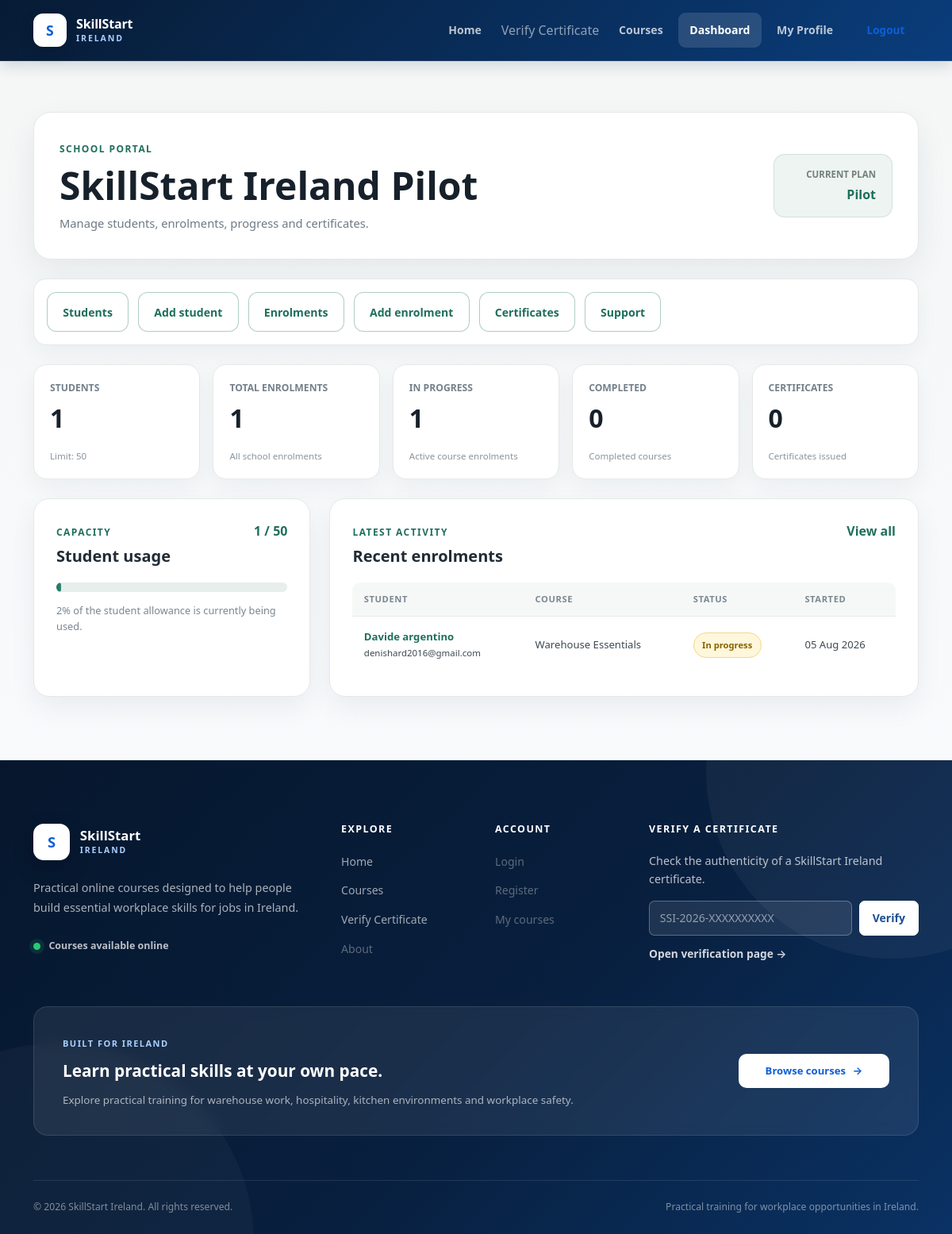
The app's page /school/ (signed in) with its own data.
### schools/models.py (models this page shows, shortened)
class School(models.Model):
    PLAN_CHOICES = [
        ("pilot", "Pilot"),
        ("starter", "Starter"),
        ("growth", "Growth"),
        ("custom", "Custom"),
    ]
    name = models.CharField(
        max_length=150,
        unique=True,
    )
    slug = models.SlugField(
        max_length=170,
        unique=True,
    )
    logo = models.ImageField(
        upload_to="schools/logos/",
        blank=True,
        null=True,
    )
    contact_email = models.EmailField(
        blank=True,
    )
    phone_number = models.CharField(
        max_length=30,
        blank=True,
    )
    plan = models.CharField(
        max_length=30,
        choices=PLAN_CHOICES,
        default="pilot",
    )
    student_limit = models.PositiveIntegerField(
        default=50,
    )
    subscription_active = models.BooleanField(
        default=True,
    )
    subscription_end_date = models.DateField(
        blank=True,
        null=True,
    )
    is_active = models.BooleanField(
        default=True,
    )
    created_at = models.DateTimeField(
        auto_now_add=True,
    )
    updated_at = models.DateTimeField(
        auto_now=True,
    )
    class Meta:
        ordering = [
            "name",
        ]
    @property
    def active_student_count(self):
        return self.student_memberships.filter(
            is_active=True,
        ).count()

### accounts/models.py (models this page shows, shortened)
class Enrollment(models.Model):
    user = models.ForeignKey(
        settings.AUTH_USER_MODEL,
        on_delete=models.CASCADE,
        related_name="enrollments",
    )
    course = models.ForeignKey(
        Course,
        on_delete=models.CASCADE,
        related_name="enrollments",
    )
    school = models.ForeignKey(
        "schools.School",
        on_delete=models.PROTECT,
        related_name="enrollments",
        blank=True,
        null=True,
    )
    started_at = models.DateTimeField(
        auto_now_add=True,
    )
    completed_at = models.DateTimeField(
        blank=True,
        null=True,
    )
    is_completed = models.BooleanField(
        default=False,
    )
    class Meta:
        ordering = ["-started_at"]
        constraints = [
            models.UniqueConstraint(
                fields=["user", "course"],
                name="unique_user_course_enrollment",
            ),
        ]

### courses/models.py (models this page shows, shortened)
class Course(models.Model):
    category = models.ForeignKey(
        Category,
        on_delete=models.CASCADE,
        related_name="courses",
    )
    title = models.CharField(
        max_length=150,
    )
    description = models.TextField()
    slug = models.SlugField(
        max_length=170,
        unique=True,
    )
    image = models.ImageField(
        upload_to="courses/",
        blank=True,
        null=True,
    )
    is_free = models.BooleanField(
        default=True,
    )
    price = models.DecimalField(
        max_digits=8,
        decimal_places=2,
        default=0,
    )
    currency = models.CharField(
        max_length=3,
        default="EUR",
    )
    is_published = models.BooleanField(
        default=False,
    )
    created_at = models.DateTimeField(
        auto_now_add=True,
    )
    class Meta:
        ordering = ("title",)

### schools/views.py (the view)
@school_administrator_required
def dashboard(request):
    school = request.school
    school_enrollments = (
        Enrollment.objects
        .filter(school=school)
        .select_related(
            "user",
            "course",
        )
    )
    total_students = school.active_student_count
    total_enrollments = school_enrollments.count()
    active_enrollments = (
        school_enrollments
        .filter(is_completed=False)
        .count()
    )
    completed_courses = (
        school_enrollments
        .filter(is_completed=True)
        .count()
    )
    certificate_count = (
        Certificate.objects
        .filter(
            enrollment__school=school,
        )
        .count()
    )
    recent_enrollments = (
        school_enrollments
        .order_by("-started_at")[:5]
    )
    if school.student_limit > 0:
        student_capacity_percentage = min(
            round(
                total_students
                / school.student_limit
                * 100
            ),
            100,
        )
    else:
        student_capacity_percentage = 0
    context = {
        "school": school,
        "school_administrator": (
            request.school_administrator
        ),
        "total_students": total_students,
        "total_enrollments": total_enrollments,
        "active_enrollments": active_enrollments,
        "completed_courses": completed_courses,
        "certificate_count": certificate_count,
        "recent_enrollments": recent_enrollments,
        "student_capacity_percentage": (
            student_capacity_percentage
        ),
    }
    return render(
        request,
        "schools/dashboard.html",
        context,
    )

### schools/templates/schools/dashboard.html (shortened to what this page needs)
{% extends "base.html" %}
{% block content %}
<section class="school-dashboard-section">
    <div class="container">
        <header class="school-dashboard-header">
            <div class="school-dashboard-school">
                <div>
                    <span class="school-dashboard-label">
                        School portal
                    </span>
                    <h1>
                        {{ school.name }}
                    </h1>
                    <p>
                        Manage students, enrolments, progress
                        and certificates.
                    </p>
                </div>
            </div>
            <div class="school-dashboard-plan">
                <span>
                    Current plan
                </span>
                <strong>
                    {{ school.get_plan_display }}
                </strong>
            </div>
        </header>
        <nav
    class="school-portal-navigation"
    aria-label="School portal navigation"
>
    <a
        href="{% url 'schools:student_list' %}"
        class="dashboard-profile-button"
    >
        Students
    </a>
<a
    href="{% url 'schools:student_create' %}"
    class="dashboard-profile-button"
>
    Add student
</a>
    <a
        href="{% url 'schools:enrollment_list' %}"
        class="dashboard-profile-button"
    >
        Enrolments
    </a>
    <a
        href="{% url 'schools:enrollment_create' %}"
        class="dashboard-profile-button"
    >
        Add enrolment
    </a>
    <a
        href="{% url 'schools:certificate_list' %}"
        class="dashboard-profile-button"
    >
        Certificates
    </a>
<a
    href="{% url 'school_support:ticket_list' %}"
    class="dashboard-profile-button"
>
    Support
</a>
</nav>
        <div class="school-dashboard-statistics">
            <article class="school-dashboard-stat-card">
                <span>
                    Students
                </span>
                <strong>
                    {{ total_students }}
                </strong>
                <small>
                    Limit: {{ school.student_limit }}
                </small>
            </article>
            <article class="school-dashboard-stat-card">
                <span>
                    Total enrolments
                </span>
                <strong>
                    {{ total_enrollments }}
                </strong>
                <small>
                    All school enrolments
                </small>
            </article>
            <article class="school-dashboard-stat-card">
                <span>
                    In progress
                </span>
                <strong>
                    {{ active_enrollments }}
                </strong>
                <small>
                    Active course enrolments
                </small>
            </article>
            <article class="school-dashboard-stat-card">
                <span>
                    Completed
                </span>
                <strong>
                    {{ completed_courses }}
                </strong>
                <small>
                    Completed courses
                </small>
            </article>
            <article class="school-dashboard-stat-card">
                <span>
                    Certificates
                </span>
                <strong>
                    {{ certificate_count }}
                </strong>
                <small>
                    Certificates issued
                </small>
            </article>
        </div>
        <div class="school-dashboard-content">
            <section class="school-dashboard-card">
                <div class="school-dashboard-card-header">
                    <div>
                        <span class="school-dashboard-label">
                            Capacity
                        </span>
                        <h2>
                            Student usage
                        </h2>
                    </div>
                    <strong>
                        {{ total_students }}
                        /
                        {{ school.student_limit }}
                    </strong>
                </div>
                <div
                    class="school-dashboard-progress"
                    role="progressbar"
                    aria-label="Student capacity usage"
                    aria-valuenow="{{ student_capacity_percentage }}"
                    aria-valuemin="0"
                    aria-valuemax="100"
                >
                    <div
                        class="school-dashboard-progress-fill"
                        style="width: {{ student_capacity_percentage }}%;"
                    ></div>
                </div>
                <p>
                    {{ student_capacity_percentage }}% of the
                    student allowance is currently being used.
                </p>
            </section>
            <section class="school-dashboard-card">
                <div class="school-dashboard-card-header">
                    <div>
                        <span class="school-dashboard-label">
                            Latest activity
                        </span>
                        <h2>
                            Recent enrolments
                        </h2>
                    </div>
                    <a
                        href="{% url 'schools:student_list' %}"
                        class="school-student-name-link"
                    >
                        View all
                    </a>
                </div>
                {% if recent_enrollments %}
                    <div class="school-dashboard-table-wrapper">
                        <table class="school-dashboard-table">
                            <thead>
                                <tr>
                                    <th>
                                        Student
                                    </th>
                                    <th>
                                        Course
                                    </th>
                                    <th>
                                        Status
                                    </th>
                                    <th>
                                        Started
                                    </th>
                                </tr>
                            </thead>
                            <tbody>
                                {% for enrollment in recent_enrollments %}
                                    <tr>
                                        <td>
                                            <a
                                                href="{% url 'schools:student_detail' enrollment.user.id %}"
                                                class="school-student-name-link"
                                            >
                                                {% if enrollment.user.get_full_name %}
                                                    {{ enrollment.user.get_full_name }}
                                                {% else %}
                                                    {{ enrollment.user.username }}
                                                {% endif %}
                                            </a>
                                            <br>
                                            <small>
                                                {{ enrollment.user.email|default:"No email" }}
                                            </small>
                                        </td>
                                        <td>
                                            {{ enrollment.course.title }}
                                        </td>
                                        <td>
                                            {% if enrollment.is_completed %}
                                                <span class="school-enrollment-status school-enrollment-status-completed">
                                                    Completed
                                                </span>
                                            {% else %}
                                                <span class="school-enrollment-status school-enrollment-status-progress">
                                                    In progress
                                                </span>
                                            {% endif %}
                                        </td>
                                        <td>
                                            {{ enrollment.started_at|date:"d M Y" }}
                                        </td>
                                    </tr>
                                {% endfor %}
                            </tbody>
                        </table>
                    </div>
                {% endif %}
            </section>
        </div>
    </div>
</section>
{% endblock %}

### records on screen
School: name "SkillStart Ireland Pilot", plan "Pilot", student_limit "50"
Enrollment: user.get_full_name "Davide argentino", user.email "denishard2016@gmail.com", course "Warehouse Essentials", is_completed "In progress", started_at "05 Aug 2026"

### other values on screen
{{ total_students }} "1"
{{ total_enrollments }} "1"
{{ active_enrollments }} "1"
{{ completed_courses }} "0"
{{ certificate_count }} "0"
{{ student_capacity_percentage }} "2"
